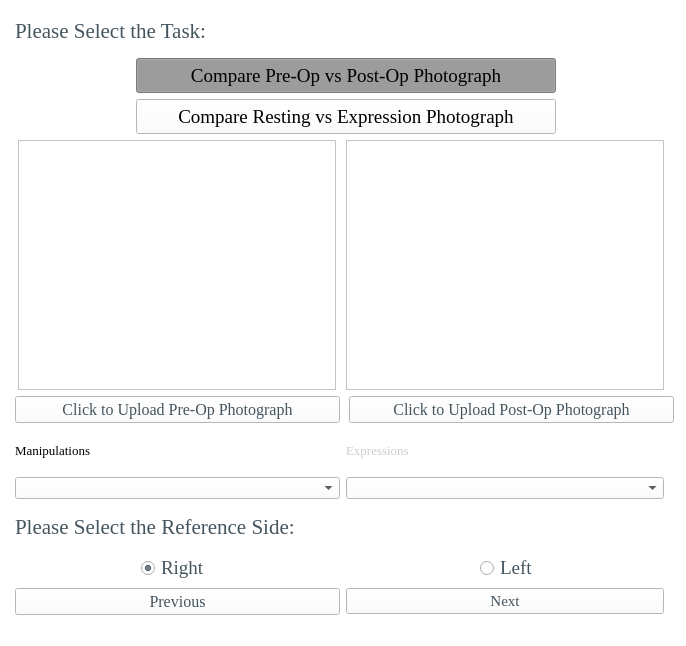
<?xml version="1.0" encoding="UTF-8"?>
<ui version="4.0">
 <class>MainWindow</class>
 <widget class="QMainWindow" name="MainWindow">
  <property name="geometry">
   <rect>
    <x>0</x>
    <y>0</y>
    <width>686</width>
    <height>646</height>
   </rect>
  </property>
  <property name="sizePolicy">
   <sizepolicy hsizetype="Fixed" vsizetype="Fixed">
    <horstretch>0</horstretch>
    <verstretch>0</verstretch>
   </sizepolicy>
  </property>
  <property name="minimumSize">
   <size>
    <width>686</width>
    <height>646</height>
   </size>
  </property>
  <property name="maximumSize">
   <size>
    <width>686</width>
    <height>646</height>
   </size>
  </property>
  <property name="windowTitle">
   <string>Selection Window</string>
  </property>
  <property name="windowIcon">
   <iconset>
    <normaloff>../icons/Home_logo_square.jpg</normaloff>../icons/Home_logo_square.jpg</iconset>
  </property>
  <property name="styleSheet">
   <string notr="true">background-color: rgb(255, 255, 255);</string>
  </property>
  <widget class="QWidget" name="centralwidget">
   <layout class="QGridLayout" name="gridLayout">
    <item row="4" column="1" alignment="Qt::AlignHCenter">
     <widget class="QPushButton" name="loadPhoto1Button">
      <property name="sizePolicy">
       <sizepolicy hsizetype="Fixed" vsizetype="Fixed">
        <horstretch>0</horstretch>
        <verstretch>0</verstretch>
       </sizepolicy>
      </property>
      <property name="minimumSize">
       <size>
        <width>325</width>
        <height>0</height>
       </size>
      </property>
      <property name="font">
       <font>
        <family>Times New Roman</family>
        <pointsize>12</pointsize>
       </font>
      </property>
      <property name="styleSheet">
       <string notr="true">color: rgb(68, 85, 95);</string>
      </property>
      <property name="text">
       <string>Click to Upload Pre-Op Photograph</string>
      </property>
     </widget>
    </item>
    <item row="2" column="1" colspan="3" alignment="Qt::AlignHCenter">
     <widget class="QPushButton" name="RestingvsExpressionButton">
      <property name="sizePolicy">
       <sizepolicy hsizetype="Fixed" vsizetype="Fixed">
        <horstretch>0</horstretch>
        <verstretch>0</verstretch>
       </sizepolicy>
      </property>
      <property name="minimumSize">
       <size>
        <width>420</width>
        <height>35</height>
       </size>
      </property>
      <property name="maximumSize">
       <size>
        <width>420</width>
        <height>35</height>
       </size>
      </property>
      <property name="font">
       <font>
        <family>Times New Roman</family>
        <pointsize>14</pointsize>
       </font>
      </property>
      <property name="styleSheet">
       <string notr="true">QPushButton::checked 
{
background-color : rgb(170, 170, 170);
}</string>
      </property>
      <property name="text">
       <string>Compare Resting vs Expression Photograph</string>
      </property>
      <property name="checkable">
       <bool>true</bool>
      </property>
      <property name="autoExclusive">
       <bool>false</bool>
      </property>
      <property name="autoRepeatDelay">
       <number>0</number>
      </property>
      <property name="autoRepeatInterval">
       <number>0</number>
      </property>
     </widget>
    </item>
    <item row="5" column="1">
     <widget class="QLabel" name="manipulationsLabel">
      <property name="font">
       <font>
        <family>Times New Roman</family>
        <pointsize>10</pointsize>
        <weight>50</weight>
        <bold>false</bold>
       </font>
      </property>
      <property name="styleSheet">
       <string notr="true"/>
      </property>
      <property name="text">
       <string>Manipulations</string>
      </property>
     </widget>
    </item>
    <item row="3" column="3">
     <spacer name="horizontalSpacer_2">
      <property name="orientation">
       <enum>Qt::Horizontal</enum>
      </property>
      <property name="sizeHint" stdset="0">
       <size>
        <width>40</width>
        <height>20</height>
       </size>
      </property>
     </spacer>
    </item>
    <item row="1" column="1" colspan="3" alignment="Qt::AlignHCenter">
     <widget class="QPushButton" name="PrevsPostButton">
      <property name="sizePolicy">
       <sizepolicy hsizetype="Fixed" vsizetype="Fixed">
        <horstretch>0</horstretch>
        <verstretch>0</verstretch>
       </sizepolicy>
      </property>
      <property name="minimumSize">
       <size>
        <width>420</width>
        <height>35</height>
       </size>
      </property>
      <property name="maximumSize">
       <size>
        <width>420</width>
        <height>35</height>
       </size>
      </property>
      <property name="font">
       <font>
        <family>Times New Roman</family>
        <pointsize>14</pointsize>
       </font>
      </property>
      <property name="styleSheet">
       <string notr="true">QPushButton::checked 
{
background-color : rgb(170, 170, 170);
}</string>
      </property>
      <property name="text">
       <string>Compare Pre-Op vs Post-Op Photograph</string>
      </property>
      <property name="checkable">
       <bool>true</bool>
      </property>
      <property name="checked">
       <bool>true</bool>
      </property>
      <property name="autoRepeat">
       <bool>false</bool>
      </property>
      <property name="autoExclusive">
       <bool>false</bool>
      </property>
      <property name="autoRepeatDelay">
       <number>0</number>
      </property>
      <property name="autoRepeatInterval">
       <number>0</number>
      </property>
     </widget>
    </item>
    <item row="5" column="2">
     <widget class="QLabel" name="expressionsLabel">
      <property name="font">
       <font>
        <family>Times New Roman</family>
        <pointsize>10</pointsize>
        <strikeout>false</strikeout>
       </font>
      </property>
      <property name="autoFillBackground">
       <bool>false</bool>
      </property>
      <property name="styleSheet">
       <string notr="true">color: rgb(204, 204, 204)</string>
      </property>
      <property name="text">
       <string>Expressions</string>
      </property>
     </widget>
    </item>
    <item row="6" column="2">
     <widget class="QComboBox" name="ExpressionComboBox">
      <property name="editable">
       <bool>false</bool>
      </property>
     </widget>
    </item>
    <item row="3" column="0">
     <spacer name="horizontalSpacer">
      <property name="orientation">
       <enum>Qt::Horizontal</enum>
      </property>
      <property name="sizeHint" stdset="0">
       <size>
        <width>40</width>
        <height>20</height>
       </size>
      </property>
     </spacer>
    </item>
    <item row="7" column="1" colspan="3">
     <widget class="QLabel" name="label_11">
      <property name="font">
       <font>
        <family>Times New Roman</family>
        <pointsize>16</pointsize>
       </font>
      </property>
      <property name="styleSheet">
       <string notr="true">color: rgb(68, 85, 95);</string>
      </property>
      <property name="text">
       <string>Please Select the Reference Side:</string>
      </property>
      <property name="alignment">
       <set>Qt::AlignLeading|Qt::AlignLeft|Qt::AlignVCenter</set>
      </property>
     </widget>
    </item>
    <item row="9" column="1" alignment="Qt::AlignHCenter">
     <widget class="QRadioButton" name="rightSideButton">
      <property name="sizePolicy">
       <sizepolicy hsizetype="Fixed" vsizetype="Fixed">
        <horstretch>0</horstretch>
        <verstretch>0</verstretch>
       </sizepolicy>
      </property>
      <property name="font">
       <font>
        <family>Times New Roman</family>
        <pointsize>14</pointsize>
       </font>
      </property>
      <property name="styleSheet">
       <string notr="true">color: rgb(68, 85, 95);</string>
      </property>
      <property name="text">
       <string>Right </string>
      </property>
      <property name="checked">
       <bool>true</bool>
      </property>
     </widget>
    </item>
    <item row="6" column="1">
     <widget class="QComboBox" name="ManipulationComboBox"/>
    </item>
    <item row="3" column="1" alignment="Qt::AlignHCenter">
     <widget class="ImageDisplay" name="photo1Display">
      <property name="sizePolicy">
       <sizepolicy hsizetype="Fixed" vsizetype="Fixed">
        <horstretch>0</horstretch>
        <verstretch>0</verstretch>
       </sizepolicy>
      </property>
      <property name="minimumSize">
       <size>
        <width>318</width>
        <height>250</height>
       </size>
      </property>
      <property name="maximumSize">
       <size>
        <width>318</width>
        <height>250</height>
       </size>
      </property>
      <property name="acceptDrops">
       <bool>true</bool>
      </property>
      <property name="frameShadow">
       <enum>QFrame::Sunken</enum>
      </property>
     </widget>
    </item>
    <item row="4" column="2" colspan="2" alignment="Qt::AlignHCenter">
     <widget class="QPushButton" name="loadPhoto2Button">
      <property name="sizePolicy">
       <sizepolicy hsizetype="Fixed" vsizetype="Fixed">
        <horstretch>0</horstretch>
        <verstretch>0</verstretch>
       </sizepolicy>
      </property>
      <property name="minimumSize">
       <size>
        <width>325</width>
        <height>0</height>
       </size>
      </property>
      <property name="font">
       <font>
        <family>Times New Roman</family>
        <pointsize>12</pointsize>
       </font>
      </property>
      <property name="styleSheet">
       <string notr="true">color: rgb(68, 85, 95);</string>
      </property>
      <property name="text">
       <string>Click to Upload Post-Op Photograph</string>
      </property>
     </widget>
    </item>
    <item row="3" column="2" alignment="Qt::AlignHCenter">
     <widget class="ImageDisplay" name="photo2Display">
      <property name="sizePolicy">
       <sizepolicy hsizetype="Fixed" vsizetype="Fixed">
        <horstretch>0</horstretch>
        <verstretch>0</verstretch>
       </sizepolicy>
      </property>
      <property name="minimumSize">
       <size>
        <width>318</width>
        <height>250</height>
       </size>
      </property>
      <property name="maximumSize">
       <size>
        <width>318</width>
        <height>250</height>
       </size>
      </property>
      <property name="frameShadow">
       <enum>QFrame::Sunken</enum>
      </property>
     </widget>
    </item>
    <item row="0" column="1" colspan="2">
     <widget class="QLabel" name="label">
      <property name="font">
       <font>
        <family>Times New Roman</family>
        <pointsize>16</pointsize>
       </font>
      </property>
      <property name="styleSheet">
       <string notr="true">color: rgb(68, 85, 95);</string>
      </property>
      <property name="text">
       <string>Please Select the Task:</string>
      </property>
     </widget>
    </item>
    <item row="9" column="2" colspan="2" alignment="Qt::AlignHCenter">
     <widget class="QRadioButton" name="leftSideButton">
      <property name="sizePolicy">
       <sizepolicy hsizetype="Fixed" vsizetype="Fixed">
        <horstretch>0</horstretch>
        <verstretch>0</verstretch>
       </sizepolicy>
      </property>
      <property name="font">
       <font>
        <family>Times New Roman</family>
        <pointsize>14</pointsize>
       </font>
      </property>
      <property name="styleSheet">
       <string notr="true">color: rgb(68, 85, 95);</string>
      </property>
      <property name="text">
       <string>Left </string>
      </property>
     </widget>
    </item>
    <item row="10" column="1">
     <widget class="QPushButton" name="previousButton">
      <property name="font">
       <font>
        <family>Times New Roman</family>
        <pointsize>12</pointsize>
       </font>
      </property>
      <property name="styleSheet">
       <string notr="true">color: rgb(68, 85, 95);</string>
      </property>
      <property name="text">
       <string>Previous</string>
      </property>
     </widget>
    </item>
    <item row="10" column="2">
     <widget class="QPushButton" name="nextButton">
      <property name="font">
       <font>
        <family>Times New Roman</family>
        <pointsize>11</pointsize>
       </font>
      </property>
      <property name="styleSheet">
       <string notr="true">color: rgb(68, 85, 95);</string>
      </property>
      <property name="text">
       <string>Next</string>
      </property>
     </widget>
    </item>
   </layout>
  </widget>
  <widget class="QMenuBar" name="menubar">
   <property name="geometry">
    <rect>
     <x>0</x>
     <y>0</y>
     <width>686</width>
     <height>26</height>
    </rect>
   </property>
  </widget>
  <widget class="QStatusBar" name="statusbar"/>
 </widget>
 <customwidgets>
  <customwidget>
   <class>ImageDisplay</class>
   <extends>QGraphicsView</extends>
   <header>ImageDisplay.h</header>
  </customwidget>
 </customwidgets>
 <resources/>
 <connections/>
</ui>
